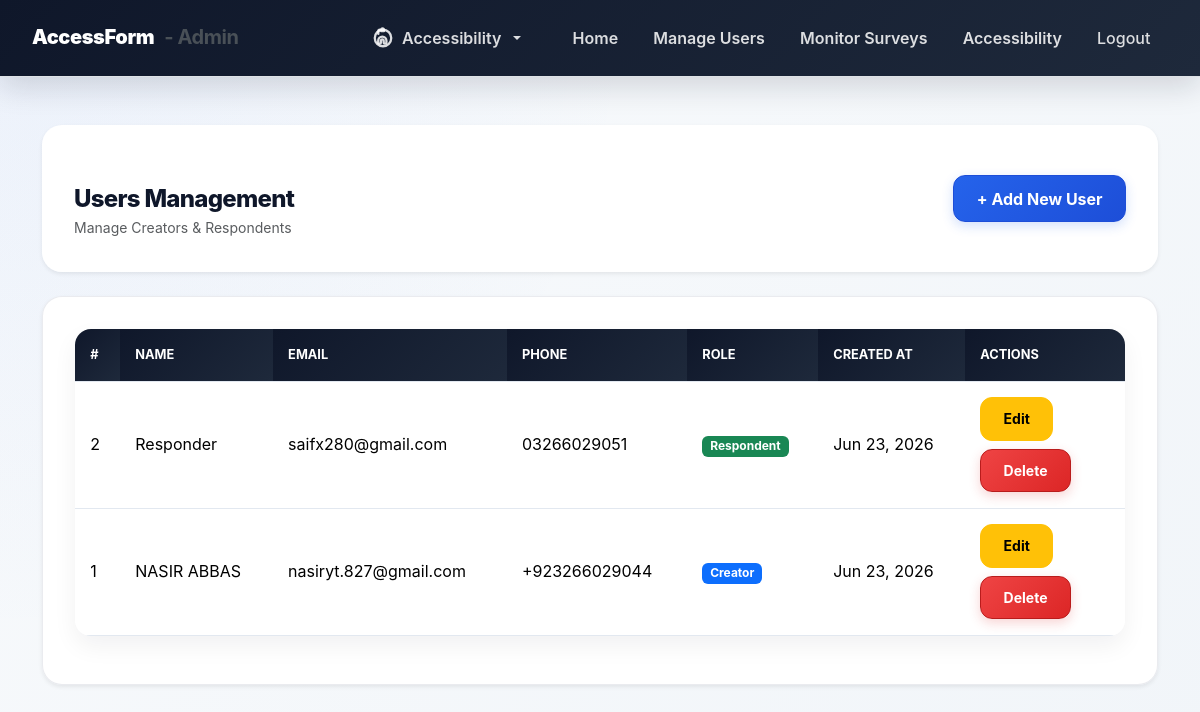
Page /admin/manage_users.php (signed in) on the committed database.
### tables this page shows
CREATE TABLE `users` (
  `id` int(11) NOT NULL,
  `name` varchar(100) NOT NULL,
  `email` varchar(150) NOT NULL,
  `password` varchar(255) NOT NULL,
  `role` enum('Respondent','creator') DEFAULT 'creator',
  `phone` varchar(30) DEFAULT NULL,
  `created_at` timestamp NOT NULL DEFAULT current_timestamp(),
  `updated_at` timestamp NULL DEFAULT NULL ON UPDATE current_timestamp()
);

### admin/manage_users.php (the view, shortened to what this page needs)
<?php
include('config.php');
$users = $conn->query("SELECT id, name, email, role, phone, created_at FROM users ORDER BY id DESC");
?>
<!DOCTYPE html>
<html lang="en">
<head>
    <link href="https://cdn.jsdelivr.net/npm/bootstrap@5.3.3/dist/css/bootstrap.min.css" rel="stylesheet">
    <link rel="stylesheet" href="../css/style.css">
</head>
<body>
<?php include('admin_navbar.php'); ?>
<div class="container py-5">
    <div class="card shadow-sm border-0 mb-4">
        <div class="card-body d-flex justify-content-between align-items-center">
            <div>
                <h4 class="mb-0">Users Management</h4>
                <small class="text-muted">Manage Creators & Respondents</small>
            </div>
            <button class="btn btn-primary" data-bs-toggle="modal" data-bs-target="#userModal" onclick="openAddModal()">
                + Add New User
            </button>
        </div>
    </div>
    <div class="card shadow-sm">
        <div class="card-body table-responsive">
            <table class="table table-hover align-middle">
                <thead class="table-dark">
                    <tr>
                        <th>#</th>
                        <th>Name</th>
                        <th>Email</th>
                        <th>Phone</th>
                        <th>Role</th>
                        <th>Created At</th>
                        <th width="160">Actions</th>
                    </tr>
                </thead>
                <tbody>
                    <?php if ($users && $users->num_rows > 0): ?>
                        <?php while ($row = $users->fetch_assoc()): ?>
                            <tr>
                                <td><?= $row['id'] ?></td>
                                <td><?= htmlspecialchars($row['name']) ?></td>
                                <td><?= htmlspecialchars($row['email']) ?></td>
                                <td><?= htmlspecialchars($row['phone'] ?? '—') ?></td>
                                <td>
                                    <span class="badge <?= $row['role'] === 'creator' ? 'bg-primary' : 'bg-success' ?>">
                                        <?= htmlspecialchars(ucfirst($row['role'])) ?>
                                    </span>
                                </td>
                                <td><?= date('M d, Y', strtotime($row['created_at'])) ?></td>
                                <td>
                                    <button class="btn btn-sm btn-warning"
                                            data-bs-toggle="modal"
                                            data-bs-target="#userModal"
                                            onclick='openEditModal(<?= json_encode($row) ?>)'>
                                        Edit
                                    </button>
                                    <a href="?delete_id=<?= $row['id'] ?>"
                                       class="btn btn-sm btn-danger mt-2"
                                       onclick="return confirm('Delete this user?')">
                                        Delete
                                    </a>
                                </td>
                            </tr>
                        <?php endwhile; ?>
                    <?php else: ?>
                        <tr><td colspan="7" class="text-center py-4 text-muted">No users found.</td></tr>
                    <?php endif; ?>
                </tbody>
            </table>
        </div>
    </div>
</div>
</body>
</html>

### css/style.css (style rules this page uses)
:root { --primary-blue: #2563eb; --primary-blue-dark: #1d4ed8; --primary-blue-soft: #dbeafe; --ink: #0f172a; --muted: #64748b; --surface: #ffffff; --surface-soft: #f8fafc; --border: #cbd5e1; --shadow-sm: 0 10px 25px rgba(15, 23, 42, 0.06); --shadow-md: 0 18px 45px rgba(15, 23, 42, 0.1); --radius-lg: 20px; --radius-md: 14px; }
* { box-sizing: border-box; }
body { min-height: 100vh; margin: 0; background: radial-gradient(circle at top left, rgba(37, 99, 235, 0.06), transparent 40rem), linear-gradient(135deg, #f8fafc 0%, #f1f5f9 100%); font-family: Inter, "Segoe UI", Roboto, Arial, sans-serif; color: var(--ink); line-height: 1.65; transition: background-color 0.2s, color 0.2s; }
h1, h2, h3, h4, h5 { color: var(--ink); font-weight: 800; letter-spacing: -0.03em; text-align: center; }
h1, h2, h3, h4 { margin-top: 28px; margin-bottom: 24px; }
.container { margin-bottom: 42px; }
a { color: var(--primary-blue); text-decoration: none; font-weight: 700; }
.card, .search-container, form:not(.navbar form):not(.d-inline):not(.input-group) { border: 1px solid rgba(229, 231, 235, 0.8); border-radius: var(--radius-lg) !important; background: rgba(255, 255, 255, 0.98); box-shadow: var(--shadow-sm); }
.card { overflow: hidden; }
.card-body { padding: 2rem; }
.btn { border-radius: 12px; font-weight: 700; padding: 0.65rem 1.4rem; box-shadow: none; transition: all 0.2s cubic-bezier(0.4, 0, 0.2, 1); display: inline-flex; align-items: center; justify-content: center; gap: 8px; }
.btn-primary, .btn-search { color: #ffffff !important; border: 1px solid var(--primary-blue-dark) !important; background: linear-gradient(135deg, #2563eb 0%, #1d4ed8 100%) !important; box-shadow: 0 4px 12px rgba(37, 99, 235, 0.2); }
.btn-danger { color: #ffffff !important; border: 1px solid #b91c1c !important; background: linear-gradient(135deg, #ef4444 0%, #dc2626 100%) !important; box-shadow: 0 4px 12px rgba(220, 38, 38, 0.2); }
.table { width: 100%; overflow: hidden; border-collapse: separate; border-spacing: 0; background-color: #ffffff; border-radius: 16px; box-shadow: var(--shadow-sm); }
.table th, .table td { padding: 0.95rem; border-color: #e2e8f0 !important; vertical-align: middle; }
.table thead th { color: #ffffff; background: linear-gradient(135deg, #0f172a 0%, #1e293b 100%) !important; font-size: 0.8rem; font-weight: 700; text-transform: uppercase; }

### rows in the picture
users: id "2", name "Responder", email "saifx280@gmail.com", phone "03266029051", role "Respondent", created_at "Jun 23, 2026"
users: id "1", name "NASIR ABBAS", email "nasiryt.827@gmail.com", phone "+923266029044", role "Creator", created_at "Jun 23, 2026"
